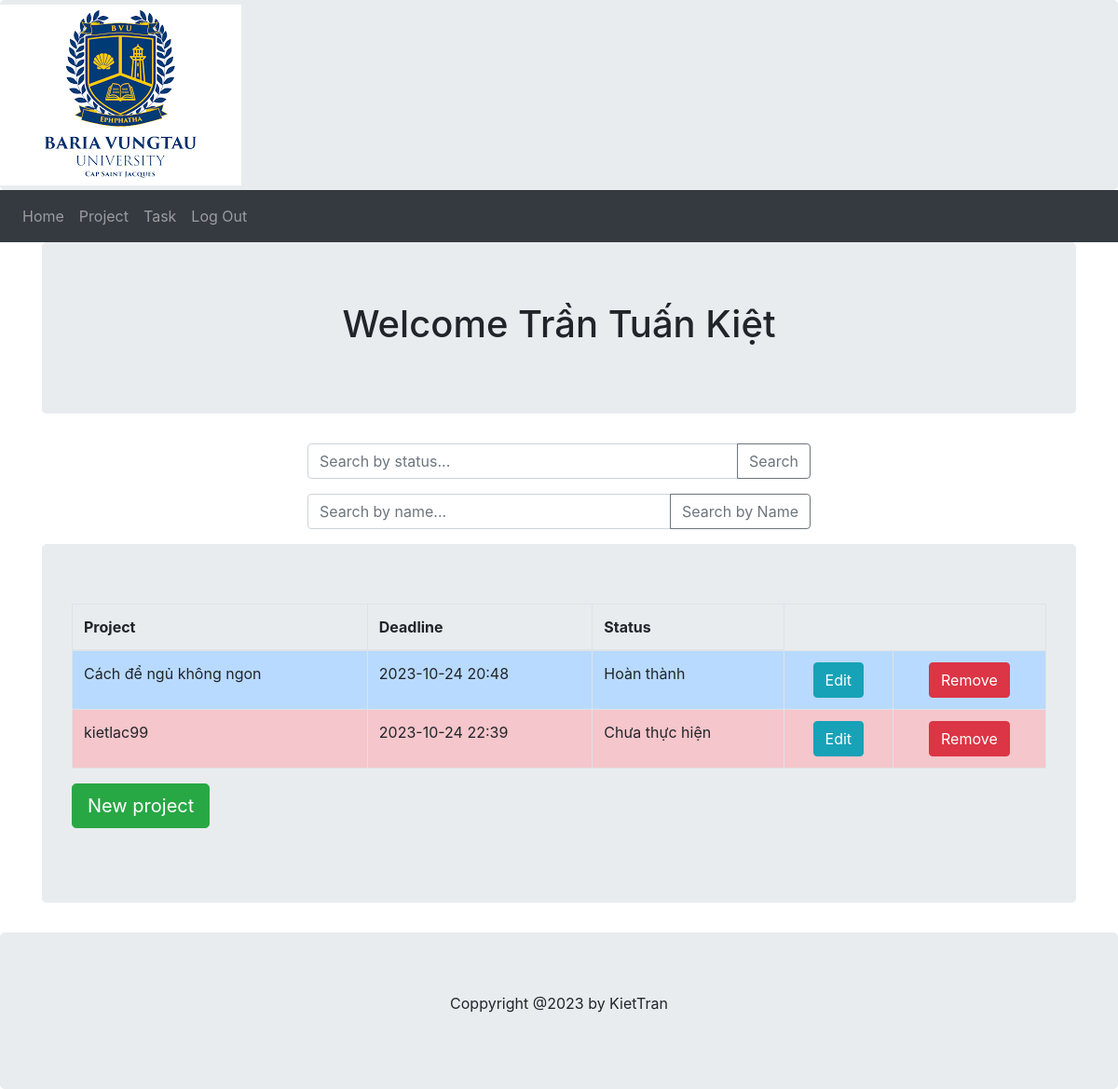
The app's page /userProject (signed in), older data.
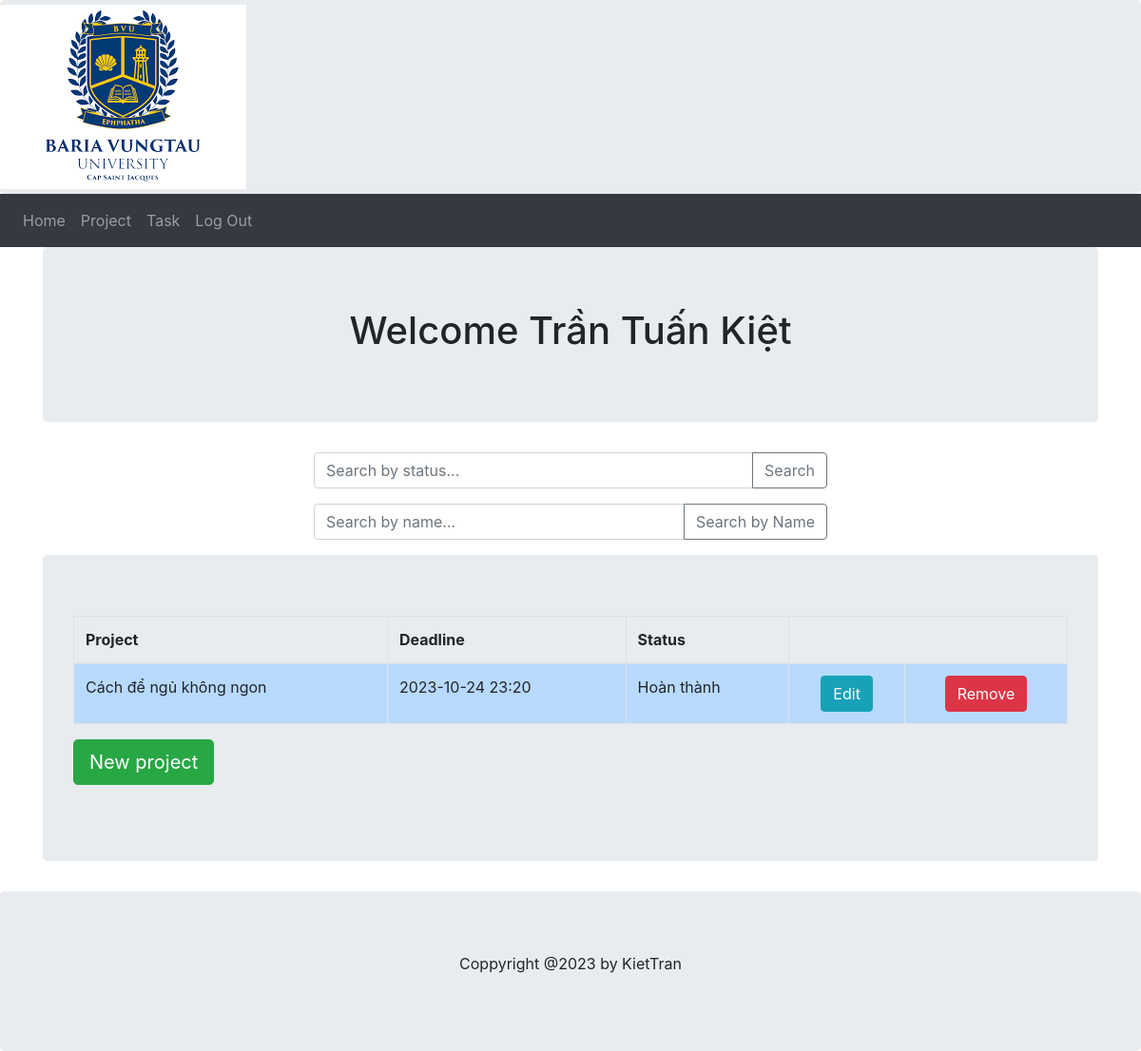
The same page, newer data.
### models.py (models this page shows, shortened)
class Project(db.Model):
    project_id = db.Column(db.Integer, Sequence('project_id_seq'), primary_key=True)
    name = db.Column(db.String(255), nullable=False)
    description = db.Column(db.String(255), nullable=False)
    deadline = db.Column(db.DateTime, nullable=False)
    tasks = db.relationship('Task', back_populates='project', cascade='all, delete-orphan')
    user_id = db.Column(db.Integer, ForeignKey('user.user_id', name='fk_project_user'))
    user = db.relationship('User', back_populates='projects')
    status_id = db.Column(db.Integer, ForeignKey('status.status_id', name='fk_project_status'))
    status = db.relationship('Status', back_populates='projects')
    def getStatusClass(self):
        if (self.status_id == 1):
            return "table-danger"
        elif (self.status_id == 2):
            return "table-warning"
        elif (self.status_id == 3):
            return "table-info"
        else:
            return "table-primary"

class Status(db.Model):
    status_id = db.Column(db.Integer, Sequence('status_id_seq'), primary_key=True)
    description = db.Column(db.String(255), nullable=False)
    projects = db.relationship('Project', back_populates='status')
    tasks = db.relationship('Task', back_populates='status')
    def __repr__(self):
        return '{}'.format(self.description)

### main.py (the view)
@app.route('/userProject', methods=['GET', 'POST'])
def userProject():
    _user_id = session.get('user')
    if _user_id:
        user = db.session.query(models.User).filter_by(user_id=_user_id).first()
        return render_template('userproject.html', user = user)
    else:
        return redirect('/')

### templates/userproject.html (shortened to what this page needs)
{% extends "userbase.html" %}
{% block content %}
    <div class="container">
        <div class="jumbotron text-center">
            <h1>Welcome {{ user.first_name }} {{ user.last_name }}</h1>
        </div>
        <div class="row justify-content-center">
            <div class="col-md-6">
                <form action="/searchProject" method="post">
                    <div class="input-group mb-3">
                        <input type="text" class="form-control" placeholder="Search by status..." name="search_query" aria-describedby="button-addon2">
                        <div class="input-group-append">
                            <button class="btn btn-outline-secondary" type="submit" id="button-addon2">Search</button>
                        </div>
                    </div>
                </form>
            </div>
        </div>
        <div class="row justify-content-center">
            <div class="col-md-6">
                <form action="/searchByNameProject" method="post">
                    <div class="input-group mb-3">
                        <input type="text" class="form-control" placeholder="Search by name..." name="search_name_query" aria-describedby="button-addon3">
                        <div class="input-group-append">
                            <button class="btn btn-outline-secondary" type="submit" id="button-addon3">Search by Name</button>
                        </div>
                    </div>
                </form>
            </div>
        </div>
        {% if user.projects %}
        <div class="jumbotron">
            <table class="table table-striped table-bordered table-hover">
                <thead>
                    <tr>
                        <th>Project</th>
                        <th>Deadline</th>
                        <th>Status</th>
                    </tr>
                </thead>
                <tbody>
                    {% for project in user.projects %}
                        <tr class="{{ project.getStatusClass() }}">
                            <td>{{ project.name }}</td>
                            <td>{{ project.deadline.strftime('%Y-%m-%d %H:%M') }}</td>
                            <td>{{ project.status }}</td>
                            <td class="text-center">
                                <form action="/editProject" method="post">
                                    <button type="submit" class="btn btn-info">Edit</button>
                                </form>
                            </td>
                            <td class="text-center">
                                <form action="/deleteProject" method="post">
                                    <button type="submit" class="btn btn-danger">Remove</button>
                                </form>
                            </td>
                        </tr>
                    {% endfor %}
                </tbody>
            </table>
            <p><a class="btn btn-lg btn-success" href="/newProject">New project</a></p>
        </div>
        {% endif %}
    </div>
{% endblock %}

Row changes from the older to the newer data that the page shows:
removed Project: name "kietlac99", deadline "2023-10-24 22:39", status "Chưa thực hiện"
changed Project "Cách để ngủ không ngon": deadline "2023-10-24 20:48" → "2023-10-24 23:20"
